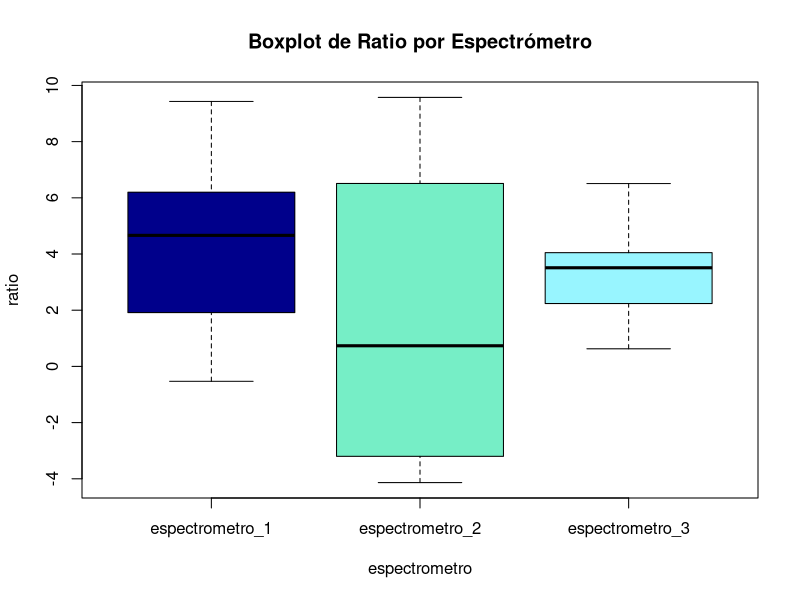
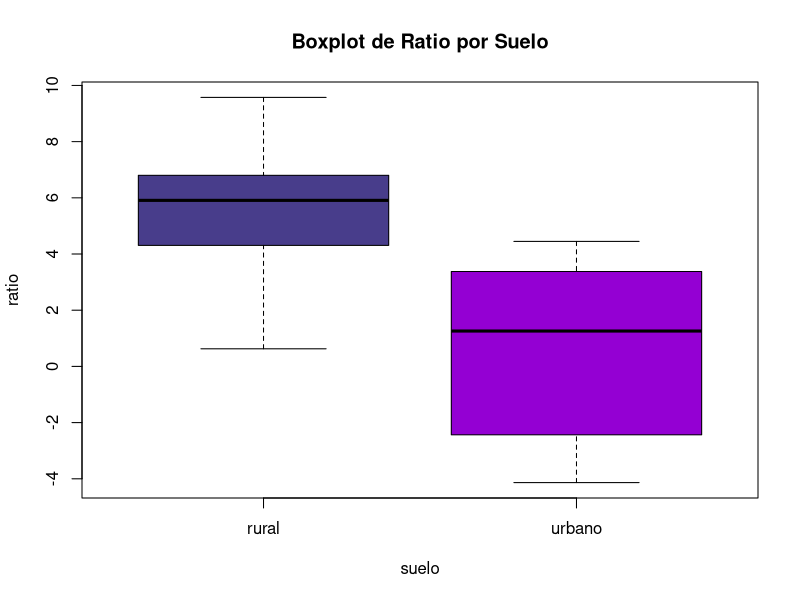
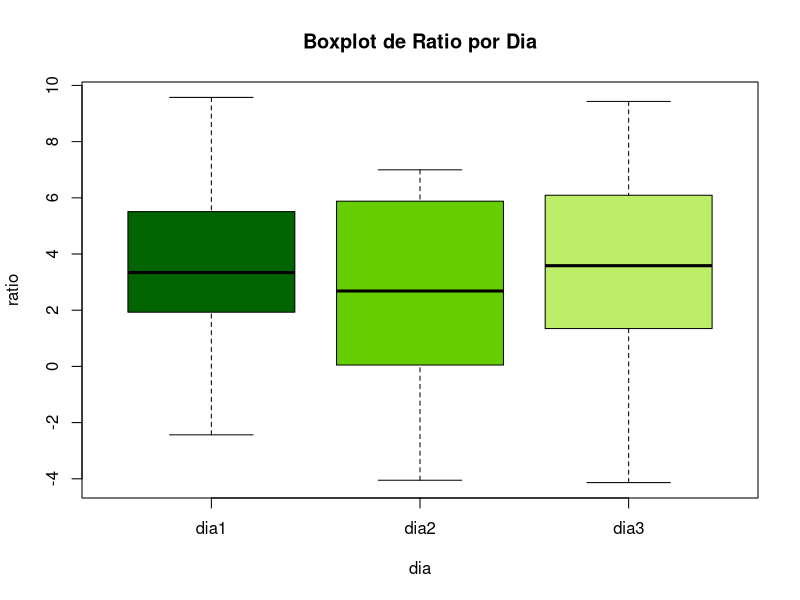
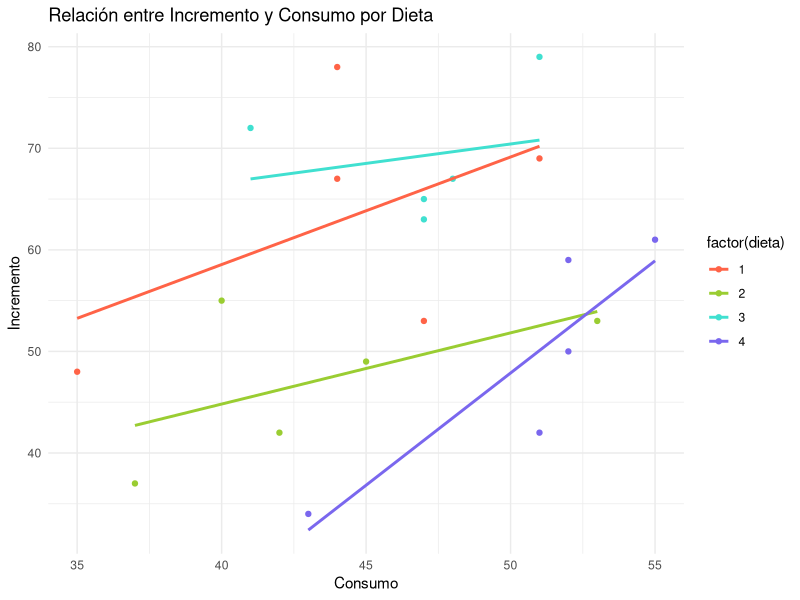
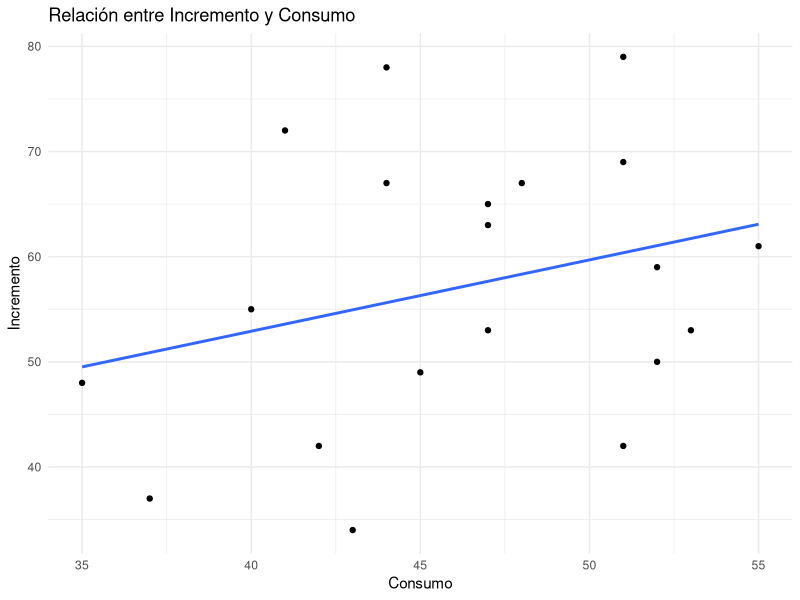
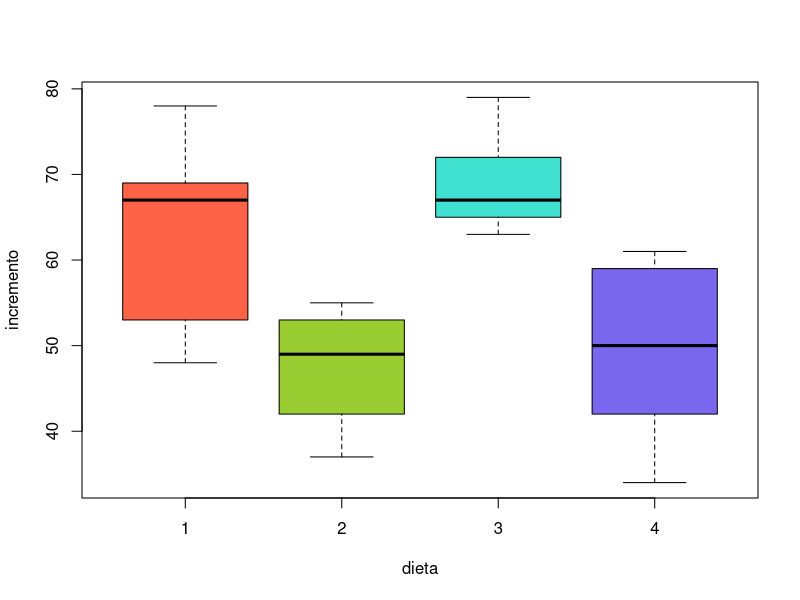

These charts were generated, in order, by the following R code:
## ---- chunk 1
# Seteamos el directorio de trabajo
setwd("D:/Antiguos estudios/MASTER2/Sem3/Diseño/PAC6/PAC6")

# Importamos los datos
data <- read.csv("dades_problema1_pec6.csv", dec = ",", header = TRUE, sep = ";")

# Marcamos los factores
data$espectrometro <- as.factor(data$espectrometro)
data$suelo <- as.factor(data$suelo)
data$dia <- factor(data$dia, levels = c(1, 2, 3), labels = c("dia1", "dia2", "dia3"))
## ---- chunk 2
# Primero examinamos la variable ratio
summary(data$ratio)

# Box plot de ratio por espectrometro
boxplot(ratio ~ espectrometro, data = data, col = c("blue4", "aquamarine2", "cadetblue1"), main = "Boxplot de Ratio por Espectrómetro")

# Box plot de ratio por suelo
boxplot(ratio ~ suelo, data = data, col = c("darkslateblue", "darkviolet"), main = "Boxplot de Ratio por Suelo")

# Box plot de ratio por dia
boxplot(ratio ~ dia, data = data, col = c("darkgreen", "chartreuse3", "darkolivegreen2"), main = "Boxplot de Ratio por Dia")
## ---- chunk 3
# Definimos el modelo
library(lme4)
library(car)

modelo <- lmer(ratio ~ suelo + espectrometro + suelo:espectrometro + (1 | dia:suelo:espectrometro), data = data)

summary(modelo)

# Testamos las hipótesis

anova_modelo <- Anova(modelo, type = "III", test = "Chisq")
print(anova_modelo)
## ---- chunk 4
# install.packages("emmeans")
library(emmeans)
library(knitr)

# Realizamos las comparaciones múltiples
emmeans_result <- emmeans(modelo, pairwise ~ suelo:espectrometro)

# Ajustamos p-valores usando la corrección de Bonferroni
adjusted_emmeans <- summary(emmeans_result, infer = c(TRUE, TRUE), adjust = "bonferroni")

# Imprimimos los valores ajustados
print(adjusted_emmeans)
## ---- chunk 5
# Extraemos los contrastes y p-valores
contrast_df <- as.data.frame(adjusted_emmeans$contrasts)

# Filtramos por p-valores < 0.05
significant_contrasts <- contrast_df[contrast_df$p.value < 0.05, c("contrast", "p.value")]


# Formateamos la tabla para imprimir
formatted_table <- data.frame(
  Contrast = significant_contrasts$contrast,
  P_Value = sprintf("%.4f", significant_contrasts$p.value)
)

# Imprimimos la tabla
kable(formatted_table, col.names = c("Contraste", "P-Valor"))
## ---- chunk 6
# Seteamos el directorio de trabajo
setwd("D:/Antiguos estudios/MASTER2/Sem3/Diseño/PAC6/PAC6")

# Importamos los datos
data <- read.csv("dades_problema2_pec6.csv", dec = ",", header = TRUE, sep = ";")

# Marcamos los factores
data$dieta <- as.factor(data$dieta)
## ---- chunk 7
# Realiza un resumen descriptivo
summary(data)

# Gráfico relación consumo-incremento
color_dieta = c("tomato1", "olivedrab3", "turquoise", "slateblue2")

library(ggplot2)

# Gráfico de dispersión Incremento vs Consumo con dieta
ggplot(data, aes(x = consumo, y = incremento, color = factor(dieta))) +
  scale_color_manual(values = color_dieta) +
  geom_point() +
  geom_smooth(method = "lm", se = FALSE) +  # Añade la línea de tendencia + 
  labs(title = "Relación entre Incremento y Consumo por Dieta",
       x = "Consumo",
       y = "Incremento") +
  theme_minimal()

# Gráfico de dispersión Incremento vs Consumo sin dieta
ggplot(data, aes(x = consumo, y = incremento)) +
  geom_point() +
  geom_smooth(method = "lm", se = FALSE) +  # Añade la línea de tendencia general
  labs(title = "Relación entre Incremento y Consumo",
       x = "Consumo",
       y = "Incremento") +
  theme_minimal()
## ---- chunk 8
boxplot(incremento ~ dieta, data = data, col = color_dieta)
## ---- chunk 9
# Ajustar el modelo lineal
modelo_con <- lm(incremento ~ dieta + consumo, data = data)

summary(modelo_con)

# ANOVA - con la covariable primero y luego el factor
anova(lm(incremento ~ consumo + dieta, data=data))
## ---- chunk 10
# Ajustar el modelo lineal
modelo_sin <- lm(incremento ~ dieta, data = data)

# Resumen del modelo
summary(modelo_sin)

anova(modelo_sin)
## ---- chunk 11
# Instalar y cargar el paquete multcomp
# install.packages("multcomp")
library(multcomp)

# Realizar comparaciones múltiples con el método de Tukey
comp <- glht(modelo_con, linfct = mcp(dieta = "Tukey"))

# Resumen de las comparaciones con ajuste de pvalores
resumen_comp <- summary(comp)
pvalores_ajustados <- p.adjust(resumen_comp$test$pvalues, method = "bonferroni")
resumen_comp$test$pvalues_ajustados <- pvalores_ajustados

# Mostrar el resumen con pvalores ajustados
print(resumen_comp)
